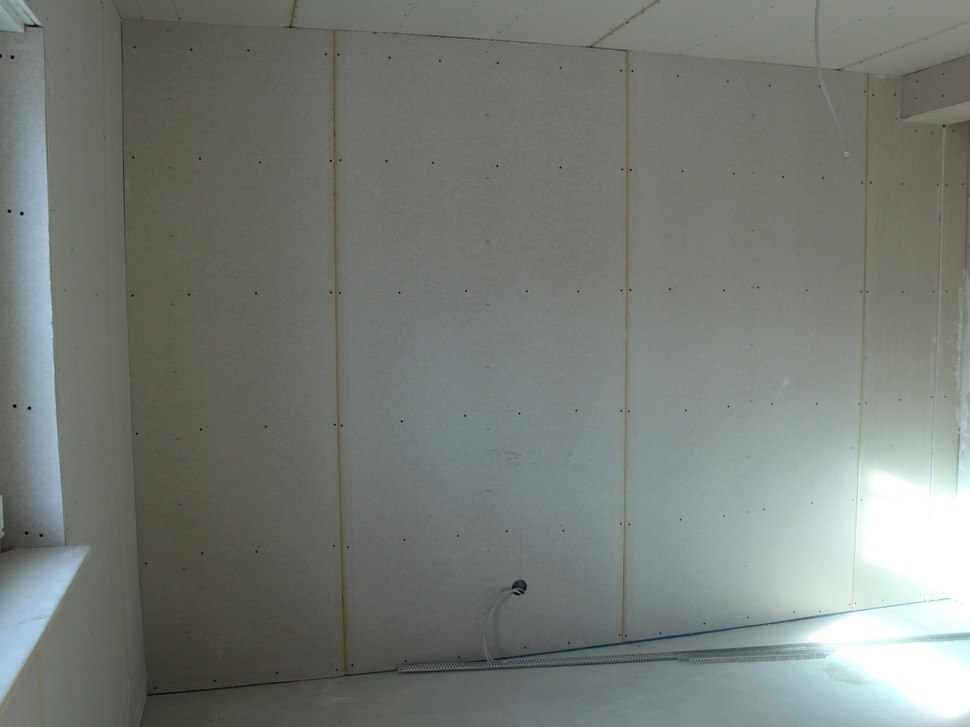
#> input picture synthetic_data/TF Object Detection/TrainSet/1_1_1_11_1_1_1_1_1_1_1_1_1_2_1_1.jpg, 970 x 727 px, shrunk from 4000 x 3000 before the run
$ python -i utlis.py   (imports and definitions only)
#> lines starting #> are read from the running program, lines starting #| are printed output that depends on the picture; after the words box and inside, x2 and y2 are one past the last pixel; in counts of white or black regions, pixels touching at a corner belong together
#> further down, picture is the input picture: shape (727, 970, 3); mean B, G, R 118.4, 123.5, 118.5
import cv2
from cv2 import GaussianBlur
from cv2 import Canny
import numpy as np

def getContours(img,cThr=[100,100], showCanny=False, minArea=1000, filter=0, draw=True): #100,100 Verändern für Edge Detection bei Canny #ShowCanny=True für Vorschau #Filter für geometrische Figuren
#> called with showCanny = False, minArea = 1000, filter = 0, draw = True
    imgGray = cv2.cvtColor(img, cv2.COLOR_BGR2GRAY) #Bild wird schwarz weiß
    imgBlur=cv2.GaussianBlur(imgGray,(5,5),1) #Kernel 5*5
    imgCanny=cv2.Canny(imgBlur,cThr[0], cThr[1])
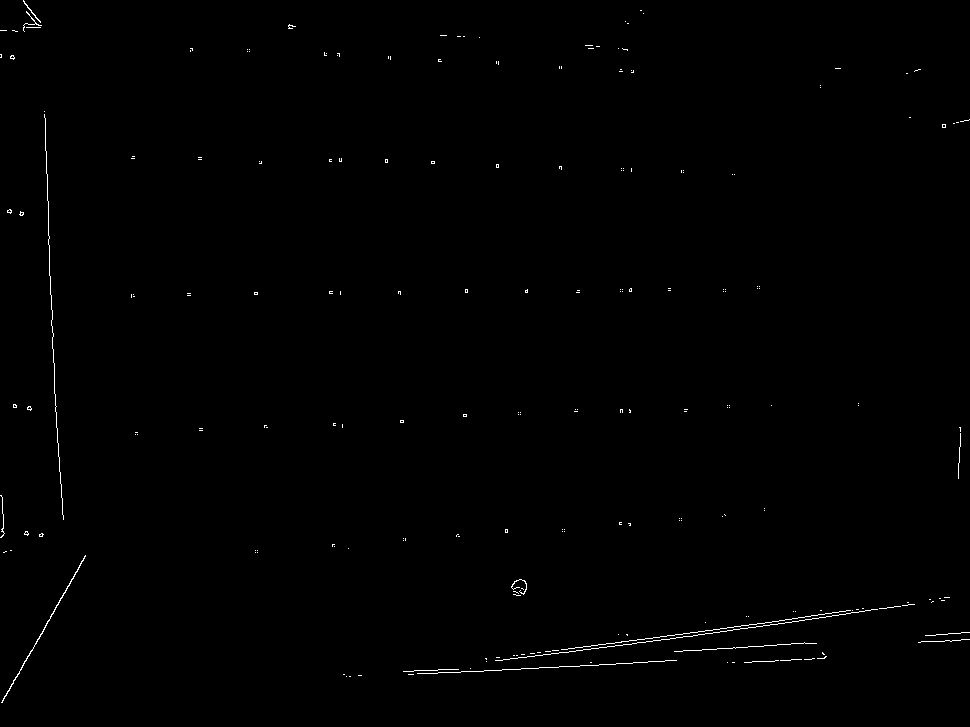
#> imgCanny: shape (727, 970); 0.42% white in thin lines or dots
    #Smoothing der Kanten
    kernel= np.ones((5,5))
    imgDial = cv2.dilate(imgCanny,kernel,iterations=3)
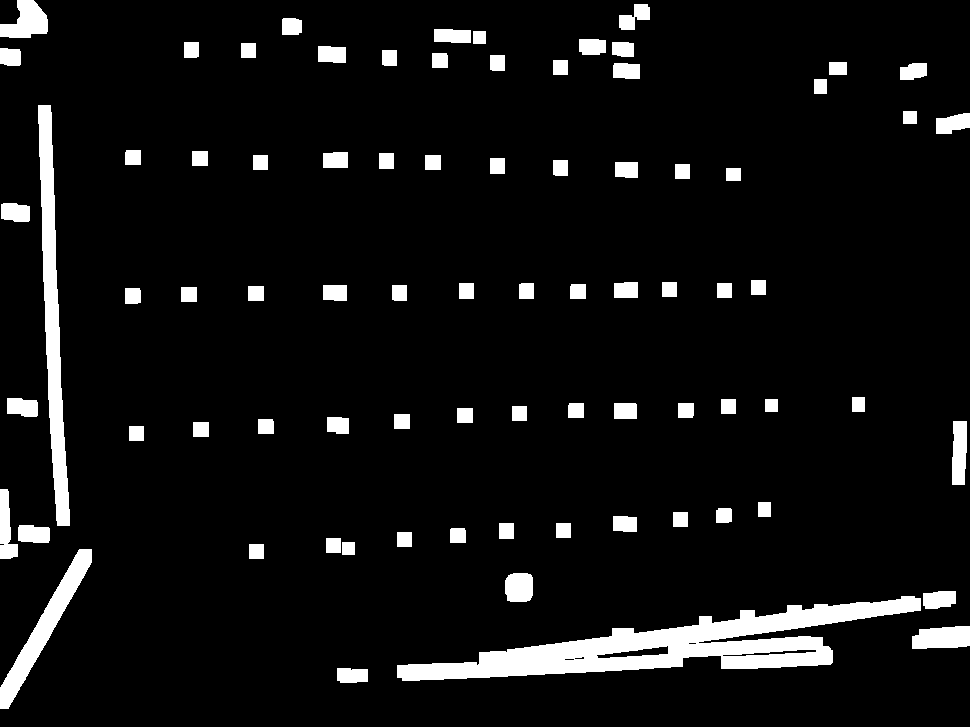
#> imgDial: shape (727, 970); 7% white; 80 white regions, largest, box (x1, y1, x2, y2) and area: (397, 596, 921, 681) 15624, (38, 105, 70, 526) 5748, (0, 549, 92, 709) 3083
    imgThre=cv2.erode(imgDial,kernel,iterations=2)
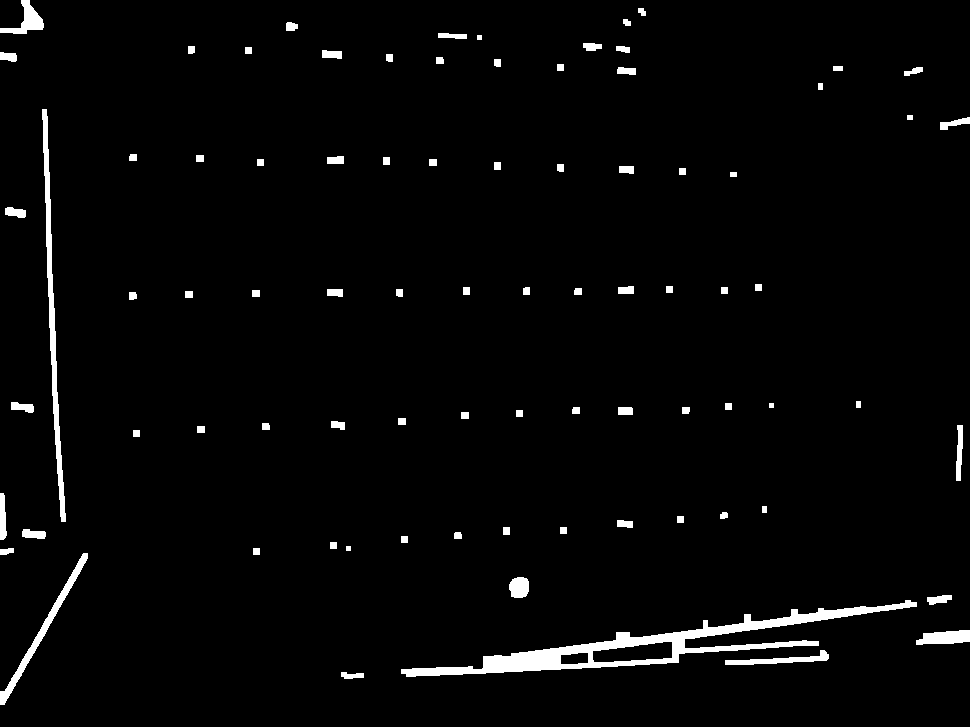
#> imgThre: shape (727, 970); 2.6% white; 83 white regions
    if showCanny:
         #cv2.imshow('Canny', imgCanny)
         cv2.imwrite("F:\\Projektseminar\\Edge Detection\\Kanten.jpg", imgCanny)

    contours,hierarchy= cv2.findContours(imgThre,cv2.RETR_EXTERNAL,cv2.CHAIN_APPROX_SIMPLE) #Filter für bestimmte Formen
#> contours = 83 contours, 3 with area under 20; largest, box (x1, y1, x2, y2) and area: (401, 600, 917, 677) 7550, (42, 109, 66, 522) 1771, (0, 553, 88, 705) 1029, (916, 630, 970, 645) 540, (0, 0, 44, 34) 528
    finalContours= []
    for i in contours:
        area=cv2.contourArea(i)
        if area > minArea:
            peri=cv2.arcLength(i,True) #True weil Area geschlossen ist
            approx =cv2.approxPolyDP(i,0.02*peri,True) #0.02 ist die Resolution
            bbox=cv2.boundingRect(approx)
            if filter >0:
                if len(approx) == filter:
                    finalContours.append([len(approx), area, approx, bbox, i])
            else:
                finalContours.append([len(approx), area, approx, bbox, i])
#> this loop made 83 passes
#> (area, peri, approx, bbox) on passes 4, 7, 63: (7549.5, 1452.4, [[916, 602], [401, 673], [818, 645], [684, 639]], (401, 602, 516, 72)), (1029, 381.1, [[87, 553], [0, 704]], (0, 553, 88, 152)), (1771, 847.7, [[42, 109], [65, 521]], (42, 109, 24, 413))
#> area on passes 1, 2, 3, 5, 6, 9: 90, 465, 540, 139, 322.5, 59.5
#> after the loop, finalContours = 3 items
    finalContours = sorted(finalContours,key= lambda x:x[1], reverse=True) #Reverse=True für Absteigend
    print("final contours", finalContours)
#> (printed output is left out)
    if draw:
        for con in finalContours:
            cv2.drawContours(img,con[4],-1,(0,0,255),3) #Farbe (Rot); Dicke (3)
#> this loop made 3 passes
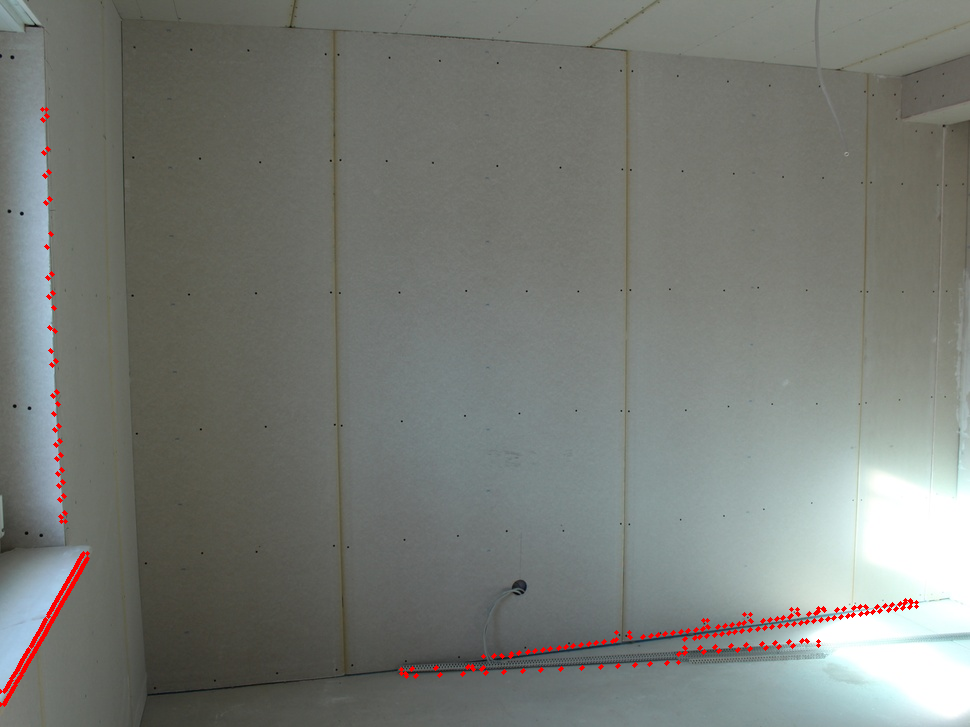
#> img: shape (727, 970, 3); 0.67% of pixels changed, all inside (x1, y1, x2, y2) = (0, 107, 919, 707)

    return img, finalContours

def reorder(myPoints):
    #print(myPoints.shape)
    myPointsNew=np.zeros_like(myPoints)
    myPoints=myPoints.reshape((4,2))
    add=myPoints.sum(1)
    myPointsNew[0]=myPoints[np.argmin(add)]
    myPointsNew[3]=myPoints[np.argmax(add)]
    diff = np.diff(myPoints,axis=1)
    myPointsNew[1]=myPoints[np.argmin(diff)]
    myPointsNew[2]=myPoints[np.argmax(diff)]
    return myPointsNew

def warpImg (img,points,w,h): #Höhe und Breite des Bilds
    # print(points)
    points=reorder(points)
    pts1=np.float32(points)
    pts2= np.float32([[0,0],[w,0],[0,h],[w,h]])
    matrix=cv2.getPerspectiveTransform(pts1,pts2)
    imgWarp= cv2.warpPerspective(img,matrix,(w,h)) #w,h, sollen die letztendliche Image Size sein: bei uns nicht
    return(imgWarp)
    #Hier wird noch Padding genutzt um die Bildränder zu verkleinern aber für uns irrelevant minute:41

def findDis(pts1,pts2):
    return ((pts2[0]-pts1[0])**2+(pts2[1]-pts1[1])**2)**0.5 #Distanz der Linie

>>> import cv2
>>> picture = cv2.imread('TF Object Detection/TrainSet/1_1_1_11_1_1_1_1_1_1_1_1_1_2_1_1.jpg')
>>> result = getContours(picture)

$ run again, on synthetic_data/TF Object Detection/TrainSet/1_1_1_21_1_1_1_1_1_1_1_1_1_1_1_1.jpg
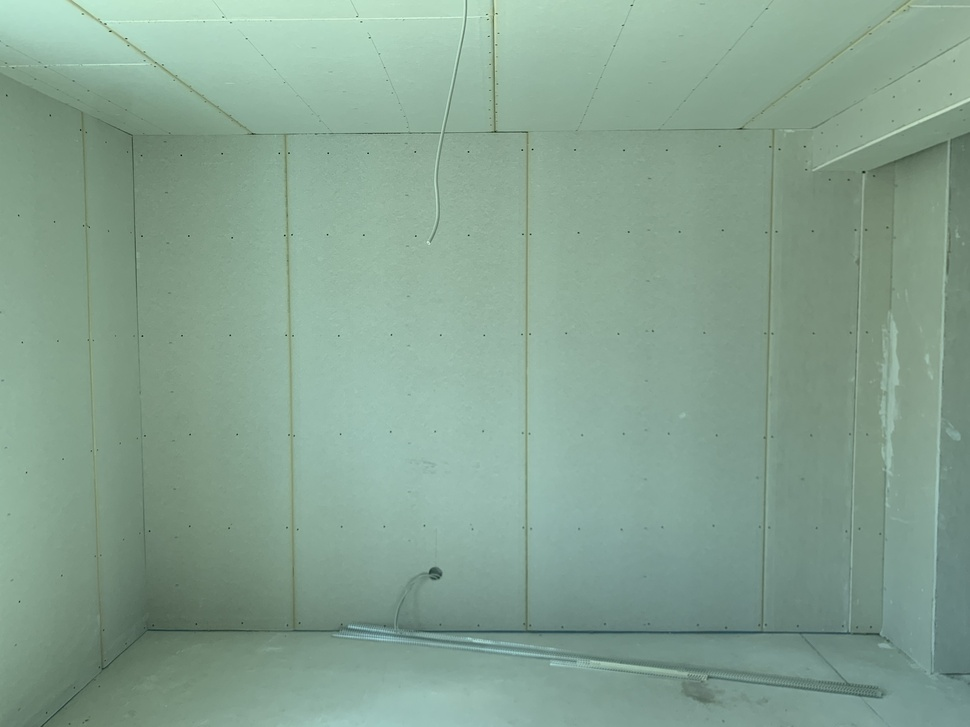
#> input picture synthetic_data/TF Object Detection/TrainSet/1_1_1_21_1_1_1_1_1_1_1_1_1_1_1_1.jpg, 970 x 727 px, shrunk from 4000 x 3000 before the run
#> picture is the input picture: shape (727, 970, 3); mean B, G, R 145, 161.9, 133.5
#> in getContours, `imgCanny=cv2.Canny(imgBlur,cThr[0], cThr[1])`:
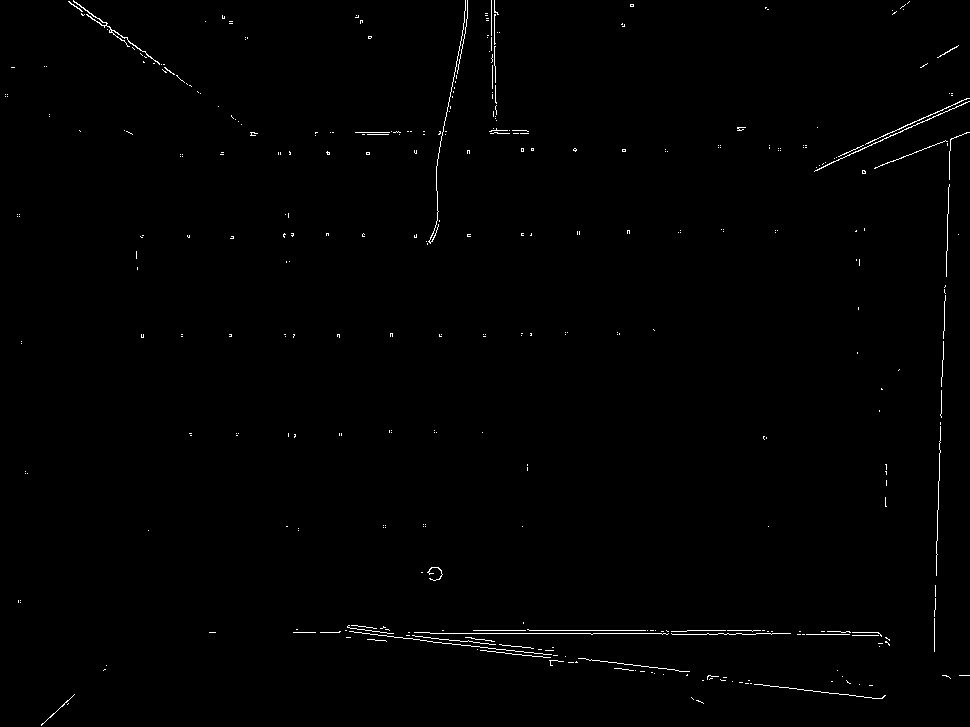
#> imgCanny: shape (727, 970); 0.66% white in thin lines or dots
#> imgDial: shape (727, 970); 10.1% white; 101 white regions, largest, box (x1, y1, x2, y2) and area: (287, 616, 896, 705) 19200, (856, 126, 970, 658) 8966, (408, 0, 474, 251) 4434
#> imgThre: shape (727, 970); 3.9% white; 107 white regions
#> contours = 107 contours, 7 with area under 20; largest, box (x1, y1, x2, y2) and area: (291, 620, 892, 678) 7466, (860, 130, 970, 654) 2814, (412, 0, 470, 247) 1618, (700, 668, 888, 701) 1558, (812, 91, 970, 174) 1550
#> the loop in getContours, `for i in contours:` made 107 passes
#> (area, peri, approx, bbox) on passes 4, 7, 78: (1557.5, 447.3, [[887, 697], [839, 668], [828, 689], [700, 678]], (700, 668, 188, 30)), (7465.5, 1704.1, [[291, 630], [684, 677], [523, 636], [891, 647]], (291, 630, 601, 48)), (2813.5, 1313.7, [[969, 130], [860, 168], [947, 148], [932, 653]], (860, 130, 110, 524))
#> after the loop in getContours, `for i in contours:`: finalContours = 7 items
#> (printed output is left out)
#> the loop in getContours, `for con in finalContours:` made 7 passes
#> after the loop in getContours, `for con in finalContours:`:
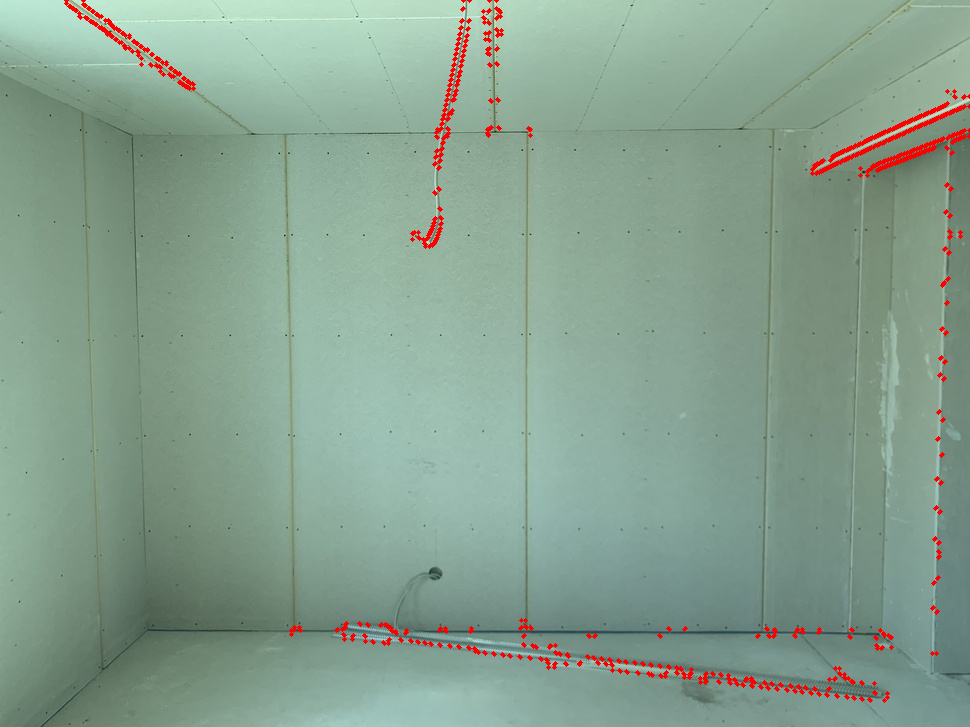
#> img: shape (727, 970, 3); 1.29% of pixels changed, all inside (x1, y1, x2, y2) = (64, 0, 970, 703)

$ run again, on synthetic_data/TF Object Detection/TrainSet/1_1_2_17_1_1_1_1_1_1_1_1_1_2_1_1.jpg
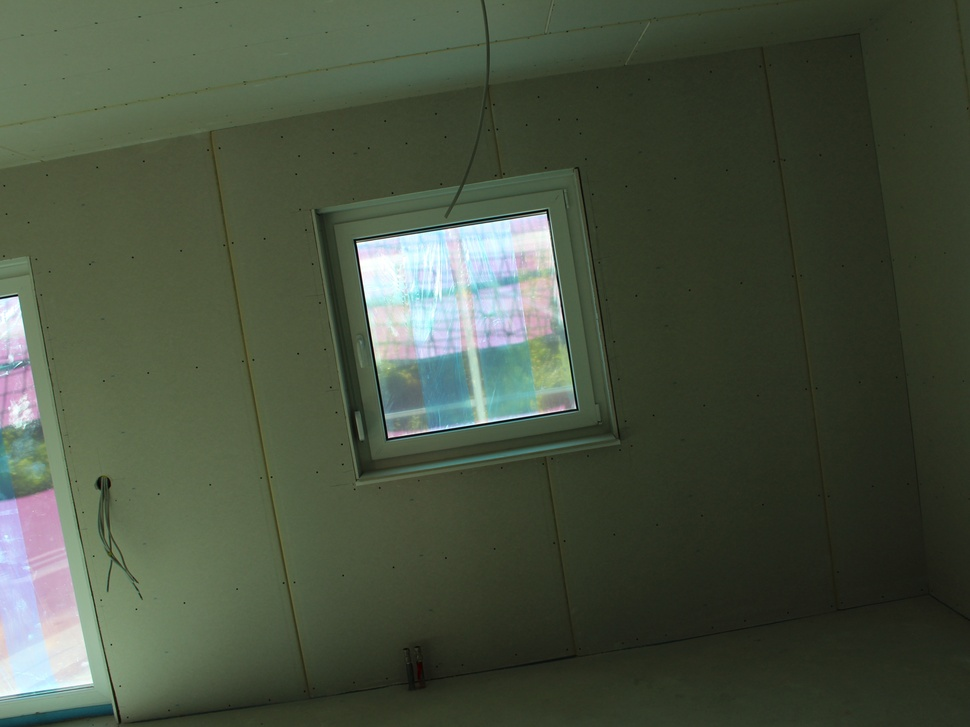
#> input picture synthetic_data/TF Object Detection/TrainSet/1_1_2_17_1_1_1_1_1_1_1_1_1_2_1_1.jpg, 970 x 727 px, shrunk from 4000 x 3000 before the run
#> picture is the input picture: shape (727, 970, 3); mean B, G, R 64, 81.6, 72.2
#> in getContours, `imgCanny=cv2.Canny(imgBlur,cThr[0], cThr[1])`:
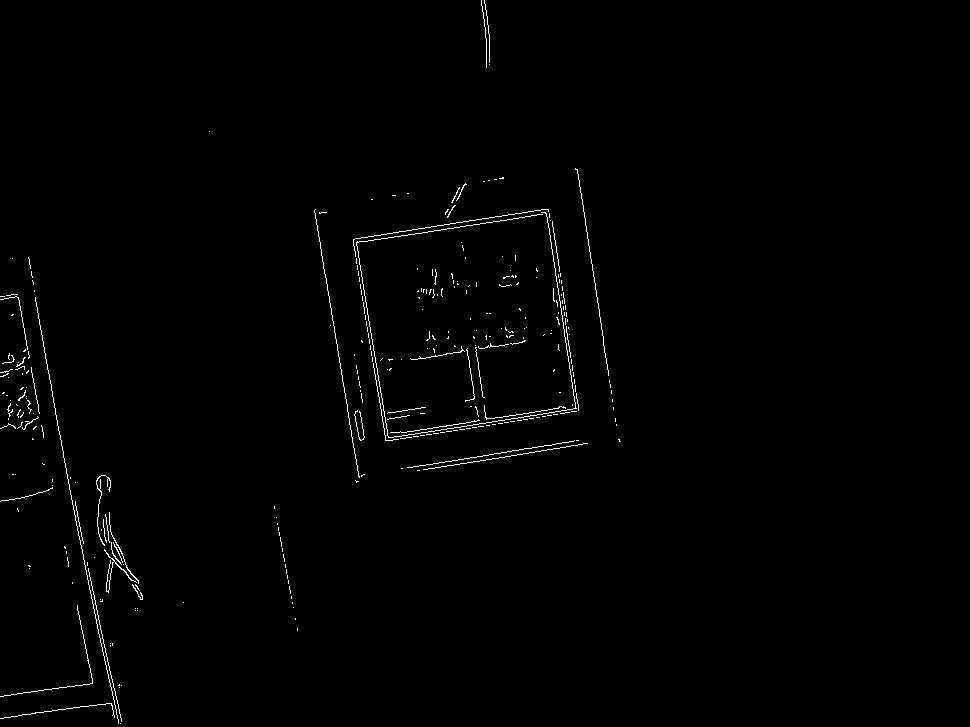
#> imgCanny: shape (727, 970); 0.8% white in thin lines or dots, all inside (x1, y1, x2, y2) = (0, 0, 621, 724)
#> imgDial: shape (727, 970); 10% white; 23 white regions, largest, box (x1, y1, x2, y2) and area: (308, 177, 585, 489) 29150, (0, 251, 149, 727) 23762, (569, 162, 623, 432) 3969
#> imgThre: shape (727, 970); 4.7% white; 32 white regions
#> contours = 22 contours, 3 with area under 20; largest, box (x1, y1, x2, y2) and area: (351, 181, 581, 443) 42730, (0, 255, 145, 727) 6354, (0, 292, 46, 442) 2992, (312, 207, 367, 485) 2068, (399, 438, 590, 473) 1613
#> the loop in getContours, `for i in contours:` made 22 passes
#> (area, peri, approx, bbox) on passes 10, 15, 20: (1613, 416, [[589, 441], [399, 470]], (399, 441, 191, 30)), (2067.5, 771, [[313, 207], [358, 484], [352, 352], [350, 408]], (313, 207, 46, 278)), (1173, 566.3, [[573, 166], [618, 427]], (573, 166, 46, 262))
#> after the loop in getContours, `for i in contours:`: finalContours = 6 items
#> (printed output is left out)
#> the loop in getContours, `for con in finalContours:` made 6 passes
#> after the loop in getContours, `for con in finalContours:`:
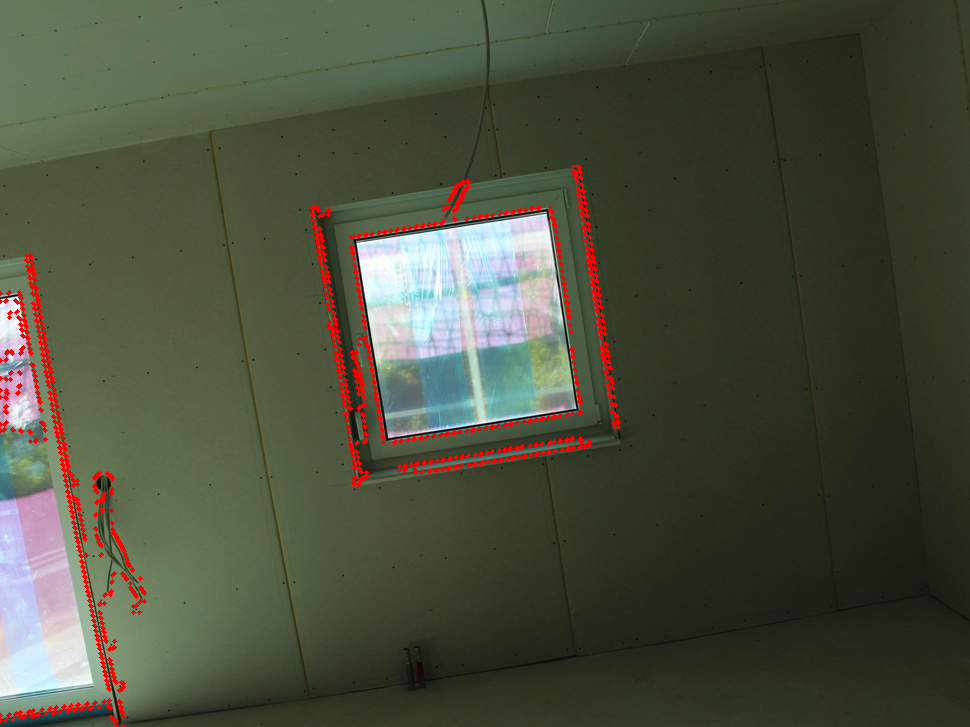
#> img: shape (727, 970, 3); 1.77% of pixels changed, all inside (x1, y1, x2, y2) = (0, 164, 621, 727)
